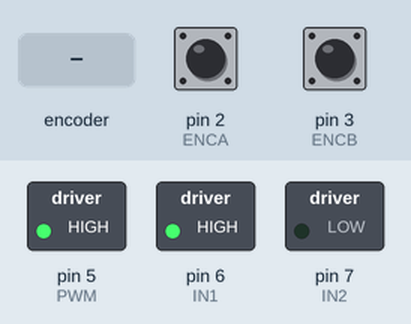
A sketch run on a simulated Arduino Uno, built with avr-gcc and run on an emulated ATmega328P. On the bench: switched loads named in the sketch (green lamp = pin HIGH). Inputs (shaded band) come from the test bench; at power-on: pin 2 (ENCA) HIGH, pin 3 (ENCB) HIGH. What the sketch prints to the serial monitor is not drawn.

Above: at 1.2 s.
1.3 s: rotary encoder on pin 2 (ENCA) / pin 3 (ENCB) turned 1 step (first pin leading)
4.5 s: rotary encoder on pin 2 (ENCA) / pin 3 (ENCB) turned 2 steps (second pin leading)
Timing chart, 0 to 7.5 s (numbered marks = the images above; inputs shaded):
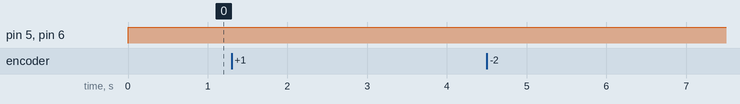

The sketch:

sketch_dec18a.ino
```cpp
#include <util/atomic.h>

// Pins
#define ENCA 2
#define ENCB 3
#define PWM 5
#define IN1 6
#define IN2 7

// globals
long prevT = 0;
int posPrev = 0;
// Use the "volatile" directive for variables
// used in an interrupt
volatile int pos_i = 0;
volatile float velocity_i = 0;
volatile long prevT_i = 0;

float v1Filt = 0;
float v1Prev = 0;
float v2Filt = 0;
float v2Prev = 0;

float eintegral = 0;

void setup() {
  Serial.begin(115200);

  pinMode(ENCA,INPUT);
  pinMode(ENCB,INPUT);
  pinMode(PWM,OUTPUT);
  pinMode(IN1,OUTPUT);
  pinMode(IN2,OUTPUT);

  attachInterrupt(digitalPinToInterrupt(ENCA),
                  readEncoder,RISING);
}

void loop() {

  // read the position in an atomic block
  // to avoid potential misreads
  int pos = 0;
  float velocity2 = 0;
  ATOMIC_BLOCK(ATOMIC_RESTORESTATE){
    pos = pos_i;
    velocity2 = velocity_i;
  }

  // Compute velocity with method 1
  long currT = micros();
  float deltaT = ((float) (currT-prevT))/1.0e6;
  float velocity1 = (pos - posPrev)/deltaT;
  posPrev = pos;
  prevT = currT;

  // Convert count/s to RPM
  float v1 = velocity1/600.0*60.0;
  //float v2 = velocity2/600.0*60.0;

  // Low-pass filter (25 Hz cutoff)
  v1Filt = 0.854*v1Filt + 0.0728*v1 + 0.0728*v1Prev;
  v1Prev = v1;
  //v2Filt = 0.854*v2Filt + 0.0728*v2 + 0.0728*v2Prev;
 // v2Prev = v2;

  // Set a target
  float vt = 100*(sin(currT/1e6)>0);

  // Compute the control signal u
  float kp = 5;
  float ki = 10;
  float e = vt-v1Filt;
  eintegral = eintegral + e*deltaT;

  float u = kp*e + ki*eintegral;

  // Set the motor speed and direction
  int dir = 1;
  if (u<0){
    dir = -1;
  }
  int pwr = (int) fabs(u);
  if(pwr > 255){
    pwr = 255;

  }
  //pwr=255;
  dir=1;
  setMotor(dir,pwr,PWM,IN1,IN2);

  //Serial.print(vt);
  //Serial.print(" ");
  Serial.print("Velocity: ");
  Serial.print(v1Filt);
  Serial.println();
  delay(1);
}


void setMotor(int dir, int pwmVal, int pwm, int in1, int in2){
  analogWrite(pwm,pwmVal); // Motor speed

  if(dir == 1){
    // Turn one way
    digitalWrite(in1,HIGH);
    digitalWrite(in2,LOW);
  }
  /*
  else if(dir == -1){
    // Turn the other way
    digitalWrite(in1,LOW);
    digitalWrite(in2,HIGH);
  }
  else{
    // Or dont turn
    digitalWrite(in1,LOW);
    digitalWrite(in2,LOW);
  }
  */
}


void readEncoder(){
  // Read encoder B when ENCA rises
  int b = digitalRead(ENCB);
  int increment = 0;
  if(b>0){
    // If B is high, increment forward
    increment = 1;
  }
  else{
    // Otherwise, increment backward
    increment = -1;
  }
  pos_i = pos_i + increment;
}
```
